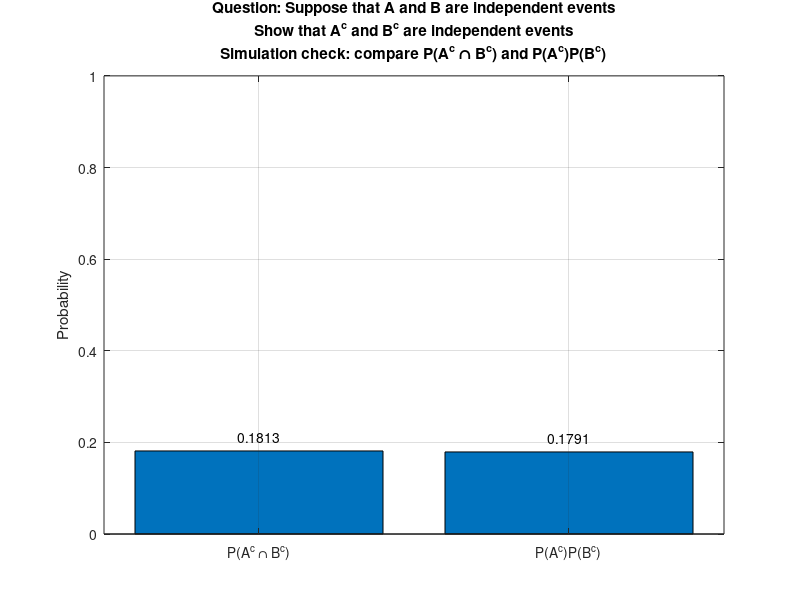

This figure's MATLAB source:
clc;
clear;
close all;

%% Question
% Suppose that A and B are independent events.
% Show that A^c and B^c are independent events.

% Number of simulations
N = 100000;

% Choose probabilities for independent events A and B
pA = 0.4;
pB = 0.7;

% Simulate A and B independently
A = rand(N,1) < pA;
B = rand(N,1) < pB;

% Complements
Ac = ~A;
Bc = ~B;

% Estimated probabilities
P_Ac = mean(Ac);
P_Bc = mean(Bc);
P_AcBc = mean(Ac & Bc);
P_product = P_Ac * P_Bc;

% Display results
fprintf('Question: Suppose that A and B are independent events.\n');
fprintf('Show that A^c and B^c are independent events.\n\n');

fprintf('Estimated P(A^c)        = %.6f\n', P_Ac);
fprintf('Estimated P(B^c)        = %.6f\n', P_Bc);
fprintf('Estimated P(A^c ∩ B^c)  = %.6f\n', P_AcBc);
fprintf('Estimated P(A^c)P(B^c)  = %.6f\n', P_product);
fprintf('Difference              = %.6e\n', abs(P_AcBc - P_product));

%% Plot comparison
vals = [P_AcBc, P_product];

figure;
bar(vals);
set(gca, 'XTick', [1 2]);
set(gca, 'XTickLabel', {'P(A^c \cap B^c)', 'P(A^c)P(B^c)'});
ylabel('Probability');
ylim([0 1]);
grid on;

title({
    'Question: Suppose that A and B are independent events', ...
    'Show that A^c and B^c are independent events', ...
    'Simulation check: compare P(A^c \cap B^c) and P(A^c)P(B^c)'
});

% Add value labels
text(1, vals(1)+0.03, sprintf('%.4f', vals(1)), 'HorizontalAlignment', 'center');
text(2, vals(2)+0.03, sprintf('%.4f', vals(2)), 'HorizontalAlignment', 'center');
